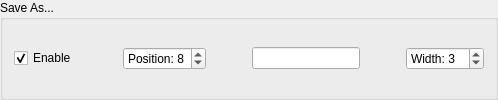
             <widget class="QGroupBox" name="groupButtonSaveAs">
              <property name="toolTip">
               <string>Save file with specified path</string>
              </property>
              <property name="title">
               <string>Save As...</string>
              </property>
              <layout class="QHBoxLayout" name="horizontalLayout_6">
               <item>
                <widget class="QCheckBox" name="checkButtonSaveAs">
                 <property name="sizePolicy">
                  <sizepolicy hsizetype="Maximum" vsizetype="Fixed">
                   <horstretch>0</horstretch>
                   <verstretch>0</verstretch>
                  </sizepolicy>
                 </property>
                 <property name="toolTip">
                  <string>Partial checks are stored in collapsable drawer</string>
                 </property>
                 <property name="text">
                  <string>Enable</string>
                 </property>
                 <property name="checked">
                  <bool>true</bool>
                 </property>
                 <property name="tristate">
                  <bool>true</bool>
                 </property>
                </widget>
               </item>
               <item>
                <spacer name="horizontalSpacer_5">
                 <property name="orientation">
                  <enum>Qt::Horizontal</enum>
                 </property>
                 <property name="sizeHint" stdset="0">
                  <size>
                   <width>40</width>
                   <height>20</height>
                  </size>
                 </property>
                </spacer>
               </item>
               <item>
                <widget class="QSpinBox" name="spinButtonSaveAsPosition">
                 <property name="sizePolicy">
                  <sizepolicy hsizetype="Preferred" vsizetype="Fixed">
                   <horstretch>0</horstretch>
                   <verstretch>0</verstretch>
                  </sizepolicy>
                 </property>
                 <property name="toolTip">
                  <string>Ascending from left to right</string>
                 </property>
                 <property name="correctionMode">
                  <enum>QAbstractSpinBox::CorrectToNearestValue</enum>
                 </property>
                 <property name="suffix">
                  <string/>
                 </property>
                 <property name="prefix">
                  <string>Position: </string>
                 </property>
                 <property name="maximum">
                  <number>9</number>
                 </property>
                 <property name="value">
                  <number>8</number>
                 </property>
                </widget>
               </item>
               <item>
                <spacer name="horizontalSpacer_14">
                 <property name="orientation">
                  <enum>Qt::Horizontal</enum>
                 </property>
                 <property name="sizeHint" stdset="0">
                  <size>
                   <width>40</width>
                   <height>20</height>
                  </size>
                 </property>
                </spacer>
               </item>
               <item>
                <widget class="QLineEdit" name="lineButtonSaveAs">
                 <property name="sizePolicy">
                  <sizepolicy hsizetype="Preferred" vsizetype="Fixed">
                   <horstretch>0</horstretch>
                   <verstretch>0</verstretch>
                  </sizepolicy>
                 </property>
                 <property name="toolTip">
                  <string>Button display text</string>
                 </property>
                 <property name="text">
                  <string/>
                 </property>
                 <property name="cursorPosition">
                  <number>0</number>
                 </property>
                </widget>
               </item>
               <item>
                <spacer name="horizontalSpacer_24">
                 <property name="orientation">
                  <enum>Qt::Horizontal</enum>
                 </property>
                 <property name="sizeHint" stdset="0">
                  <size>
                   <width>40</width>
                   <height>20</height>
                  </size>
                 </property>
                </spacer>
               </item>
               <item>
                <widget class="QSpinBox" name="spinButtonSaveAsWidth">
                 <property name="toolTip">
                  <string>Smaller numbers make for smaller buttons</string>
                 </property>
                 <property name="prefix">
                  <string>Width: </string>
                 </property>
                 <property name="minimum">
                  <number>1</number>
                 </property>
                 <property name="maximum">
                  <number>10</number>
                 </property>
                 <property name="value">
                  <number>3</number>
                 </property>
                </widget>
               </item>
              </layout>
             </widget>
